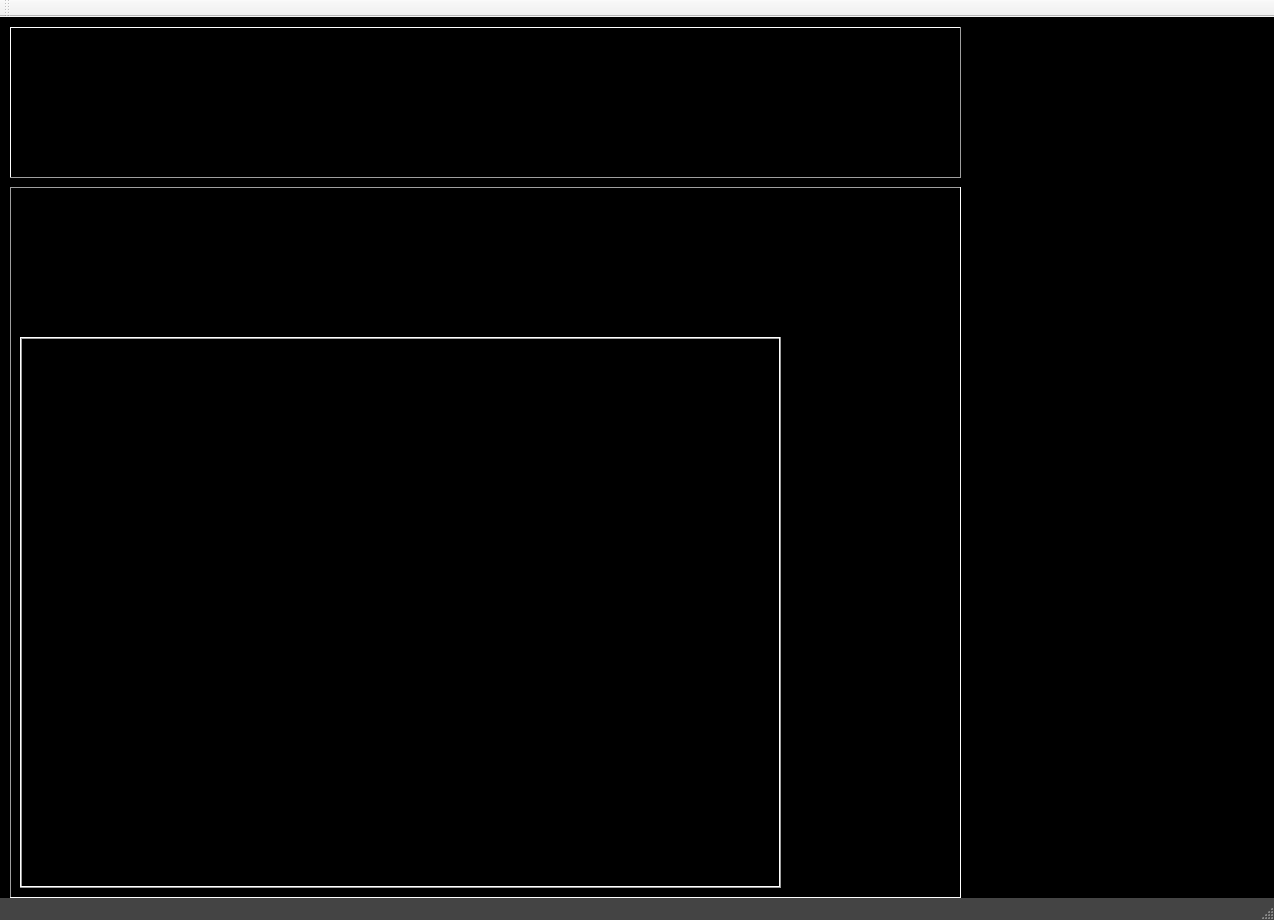
<?xml version="1.0" encoding="UTF-8"?>
<ui version="4.0">
 <class>MainWindow</class>
 <widget class="QMainWindow" name="MainWindow">
  <property name="geometry">
   <rect>
    <x>0</x>
    <y>0</y>
    <width>1274</width>
    <height>920</height>
   </rect>
  </property>
  <property name="sizePolicy">
   <sizepolicy hsizetype="Expanding" vsizetype="Expanding">
    <horstretch>0</horstretch>
    <verstretch>0</verstretch>
   </sizepolicy>
  </property>
  <property name="windowTitle">
   <string>Unilectric PDP</string>
  </property>
  <property name="styleSheet">
   <string notr="true">
QMainWindow,
QMenuBar,
QMenuBar::item,
QStatusBar,
QProgressBar,
QGroupBox,
/*QFrame,*/
QSpinBox,
QLineEdit,
QCheckBox,
QMessageBox,
QLineEdit,
QRadioButton,
QPushButton,
QCheckBox,
QLabel,
/*QWidget,*/
QTabWidget,
QListWidget,
QTabBar::tab,
QPlainTextEdit
{
    color: white;
	font-family: Courier New;
	font-size: 10pt;
	font-weight: bold;
	background-color: black;
}





/* QTab Widget */

QTabWidget::pane { /* The tab widget frame */
    border: 1px solid;
    border-color: #aaaaaa;
}
QTabBar::tab {
    border: 1px solid;
    border-color: #aaaaaa;
    background: solid;
    background-color: #444444;
   /* border-top-left-radius: 8px;
    border-top-right-radius: 8px;*/
    min-width: 30ex;
    padding-left: 16px;
    padding-right: 16px;

}
QTabBar::tab:hover {
    border: 1px solid;
    border-color: #ffffff;
    background-color: black;
    padding-left: 0px;
    padding-right: 0px;
}
QTabBar::tab:selected {
    font-size: 12pt;
    border: 1px solid;
    border-color: #ffffff;
    background-color: black;
    padding-left: 0px;
    padding-right: 0px;
}
QTabBar::tab:!selected {
    margin-top: 4px; /* make non-selected tabs look smaller */
}

/* QGroupBox */


/* QRadioButton */

QRadioButton::!checked{
    background:transparent;
}
QRadioButton::hover{
    background:#444444;
}
QRadioButton::checked{
    background:#444444;
}

 
QLabel {
	
	font-size: 10pt;

}

QSpinBox {
    border: 1px solid;
    border-color: white;
	font-size: 12pt;
}
QSpinBox::hover{
    background-color: #444444;
}



QLineEdit {
    border: 1px solid;
    border-color: white;
    background-color: black;
}
QLineEdit::hover{
    background-color: #444444;
}




QPushButton { 
	border: 1px solid;
    /*border-radius: 2px;*/
	border-color: #aaaaaa;
    background: solid;
    background-color: black;
     min-height: 20px;
}
QPushButton:!pressed {
    background-color: #444444;
}
QPushButton:hover {
    background: transparent;
}
QPushButton:disabled {
    background: transparent;
}
QPushButton:checked {
    background-color: #aa0000;
}
QPushButton:pressed {
    background-color: #888888;
}



QStatusBar 
{
	font-size: 10pt;
	background-color: #444444;
}
        
QProgressBar 
{
	color: #444444; /* if same as bkg color, hides text */
        font-size: 10pt;
}


QMenuBar 
{
    font-size: 10pt;
    background-color: #444444;
}

QMenuBar::item 
{
    spacing: 10px; /* spacing between menu bar items */
    padding: 1px 20px; /* height width */
    background: transparent;
    border-radius: 1px;
}

QMenuBar::item:selected 
{ 
}

QMenuBar::item:pressed 
{
}





</string>
  </property>
  <widget class="QWidget" name="centralWidget">
   <property name="sizePolicy">
    <sizepolicy hsizetype="Expanding" vsizetype="Expanding">
     <horstretch>0</horstretch>
     <verstretch>0</verstretch>
    </sizepolicy>
   </property>
   <widget class="QFrame" name="frame">
    <property name="geometry">
     <rect>
      <x>10</x>
      <y>170</y>
      <width>951</width>
      <height>711</height>
     </rect>
    </property>
    <property name="frameShape">
     <enum>QFrame::Panel</enum>
    </property>
    <property name="frameShadow">
     <enum>QFrame::Sunken</enum>
    </property>
    <widget class="QFrame" name="frame_3">
     <property name="geometry">
      <rect>
       <x>10</x>
       <y>150</y>
       <width>761</width>
       <height>551</height>
      </rect>
     </property>
     <property name="frameShape">
      <enum>QFrame::Box</enum>
     </property>
     <property name="frameShadow">
      <enum>QFrame::Raised</enum>
     </property>
    </widget>
   </widget>
   <widget class="QPlainTextEdit" name="plainTextEdit">
    <property name="geometry">
     <rect>
      <x>970</x>
      <y>10</y>
      <width>301</width>
      <height>871</height>
     </rect>
    </property>
   </widget>
   <widget class="QFrame" name="frame_2">
    <property name="geometry">
     <rect>
      <x>10</x>
      <y>10</y>
      <width>951</width>
      <height>151</height>
     </rect>
    </property>
    <property name="frameShape">
     <enum>QFrame::Panel</enum>
    </property>
    <property name="frameShadow">
     <enum>QFrame::Raised</enum>
    </property>
   </widget>
  </widget>
  <widget class="QStatusBar" name="statusBar"/>
  <widget class="QToolBar" name="mainToolBar">
   <attribute name="toolBarArea">
    <enum>TopToolBarArea</enum>
   </attribute>
   <attribute name="toolBarBreak">
    <bool>false</bool>
   </attribute>
  </widget>
 </widget>
 <layoutdefault spacing="6" margin="11"/>
 <resources>
  <include location="icon.qrc"/>
 </resources>
 <connections/>
</ui>
